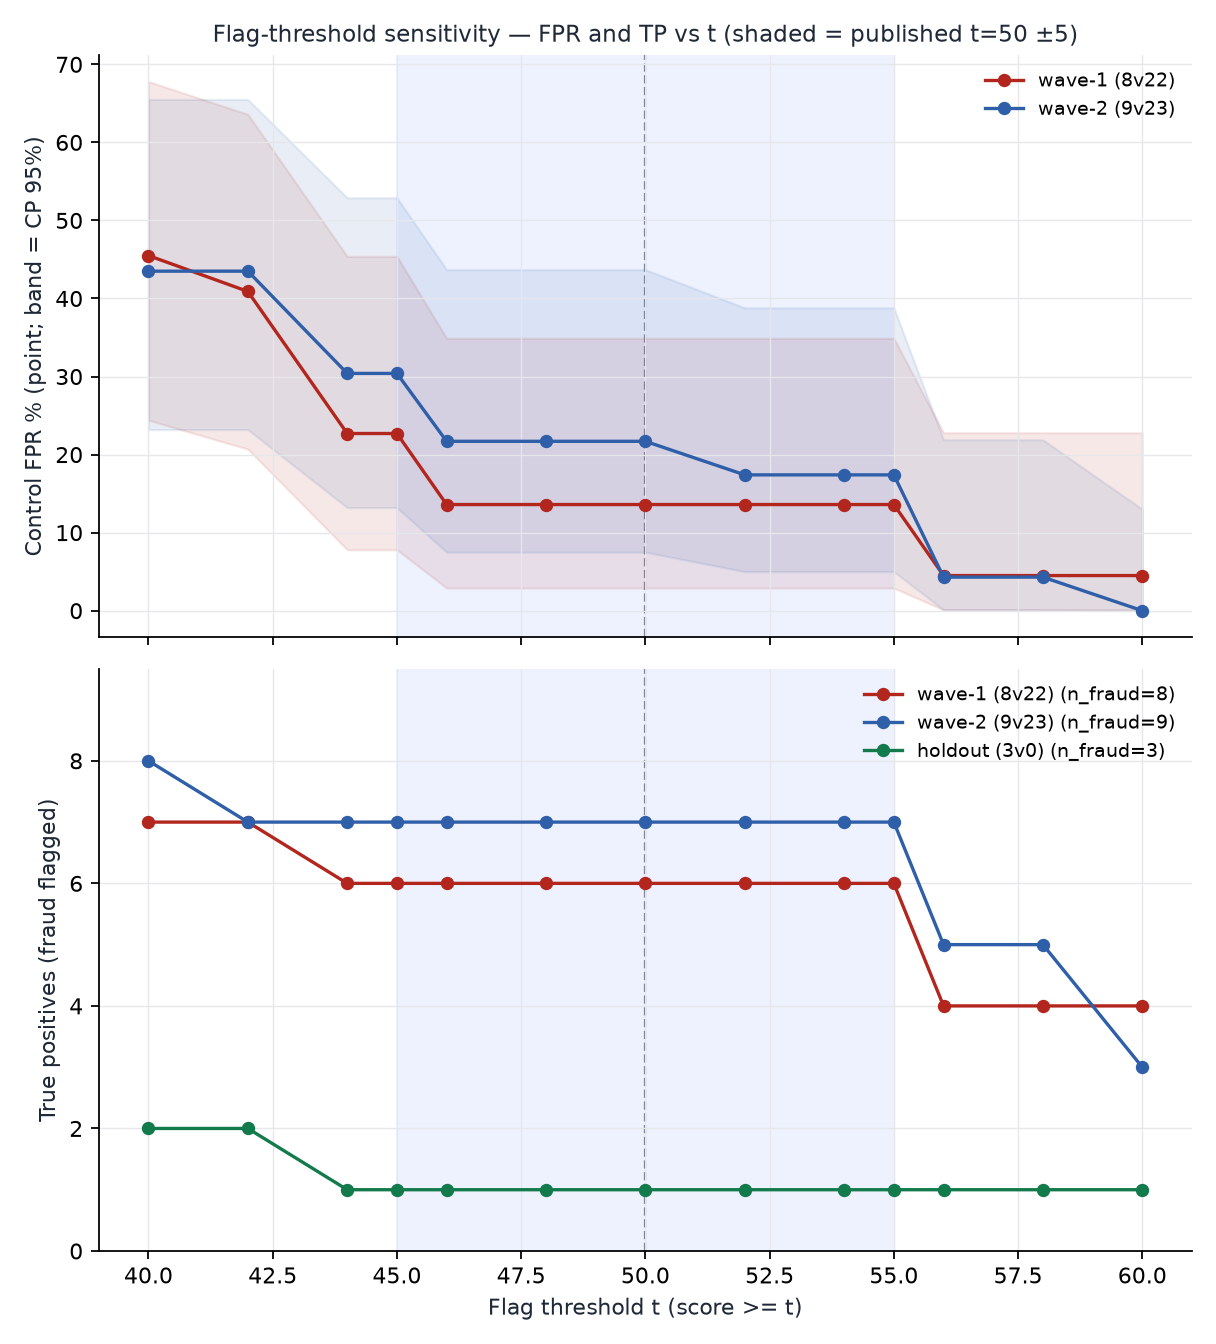

Generate this figure with Python:
"""Track 1: 플래그 임계 민감도 그림 — FPR-vs-t · TP-vs-t 코호트별.

입력: analysis/threshold_sensitivity.csv (threshold_sweep.py 선행 생성)
출력: analysis/fig_threshold_sensitivity.png
결정론·네트워크 없음. matplotlib Agg. 본 결과는 Claude 기반 단일 파이프라인에 한정.
"""
import csv
import sys
from pathlib import Path

import matplotlib
matplotlib.use("Agg")
import matplotlib.pyplot as plt  # noqa: E402

REPO = Path(__file__).resolve().parents[1]
INK, MUTED, GRID = "#1f2937", "#6b7280", "#e5e7eb"
BAND = "#eef2ff"
# 코호트별 색 (3계열 — 범례 필수)
COLORS = {"wave-1 (8v22)": "#b3261e", "wave-2 (9v23)": "#2f5fa8",
          "holdout (3v0)": "#137a4c"}
PUBLISHED_T = 50


def load_rows():
    out = {}
    for r in csv.DictReader(open(REPO / "analysis/threshold_sensitivity.csv",
                                 encoding="utf-8")):
        out.setdefault(r["cohort"], []).append(r)
    for c in out.values():
        c.sort(key=lambda r: int(r["t"]))
    return out


def fnum(v):
    return float(v) if v not in ("", None) else None


def main() -> int:
    data = load_rows()
    fig, (ax1, ax2) = plt.subplots(2, 1, figsize=(7.6, 8.4), dpi=160,
                                   sharex=True)

    for ax in (ax1, ax2):
        ax.axvspan(PUBLISHED_T - 5, PUBLISHED_T + 5, color=BAND, zorder=0)
        ax.axvline(PUBLISHED_T, color=MUTED, lw=1, ls="--", zorder=1)
        ax.grid(True, axis="both", color=GRID, lw=0.6, zorder=0)
        for sp in ("top", "right"):
            ax.spines[sp].set_visible(False)

    # 상단: FPR% vs t (Clopper-Pearson 상한을 옅게 음영). holdout 은 FPR n/a.
    for cohort, rows in data.items():
        ts = [int(r["t"]) for r in rows]
        fpr = [fnum(r["fpr_point_pct"]) for r in rows]
        if all(v is None for v in fpr):
            continue
        hi = [fnum(r["fpr_upper95_pct"]) for r in rows]
        lo = [fnum(r["fpr_lo_pct"]) for r in rows]
        col = COLORS[cohort]
        ax1.plot(ts, fpr, "-o", ms=5, color=col, zorder=3, label=cohort)
        ax1.fill_between(ts, lo, hi, color=col, alpha=0.10, zorder=1)
    ax1.set_ylabel("Control FPR % (point; band = CP 95%)", color=INK)
    ax1.set_title("Flag-threshold sensitivity — FPR and TP vs t "
                  "(shaded = published t=50 ±5)", fontsize=10.5, color=INK)
    ax1.legend(frameon=False, fontsize=8.5, loc="upper right")

    # 하단: TP (검출된 fraud 수) vs t + 민감도 보조축 라벨
    for cohort, rows in data.items():
        ts = [int(r["t"]) for r in rows]
        tp = [int(r["tp"]) for r in rows]
        nf = int(rows[0]["n_fraud"])
        col = COLORS[cohort]
        ax2.plot(ts, tp, "-o", ms=5, color=col, zorder=3,
                 label=f"{cohort} (n_fraud={nf})")
    ax2.set_ylabel("True positives (fraud flagged)", color=INK)
    ax2.set_xlabel("Flag threshold t (score >= t)", color=INK)
    ax2.legend(frameon=False, fontsize=8.5, loc="upper right")
    ax2.set_ylim(0, 9.5)

    fig.tight_layout()
    out = REPO / "analysis/fig_threshold_sensitivity.png"
    fig.savefig(out, facecolor="white")
    print(f"→ {out.relative_to(REPO)}")
    return 0


if __name__ == "__main__":
    sys.exit(main())
